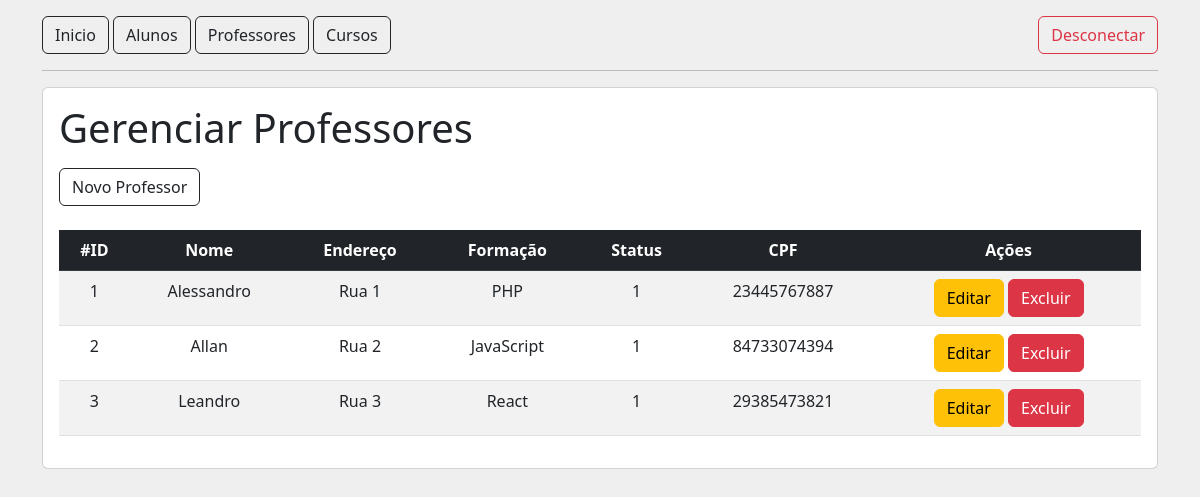
The page /professores/listar on the database as committed earlier.
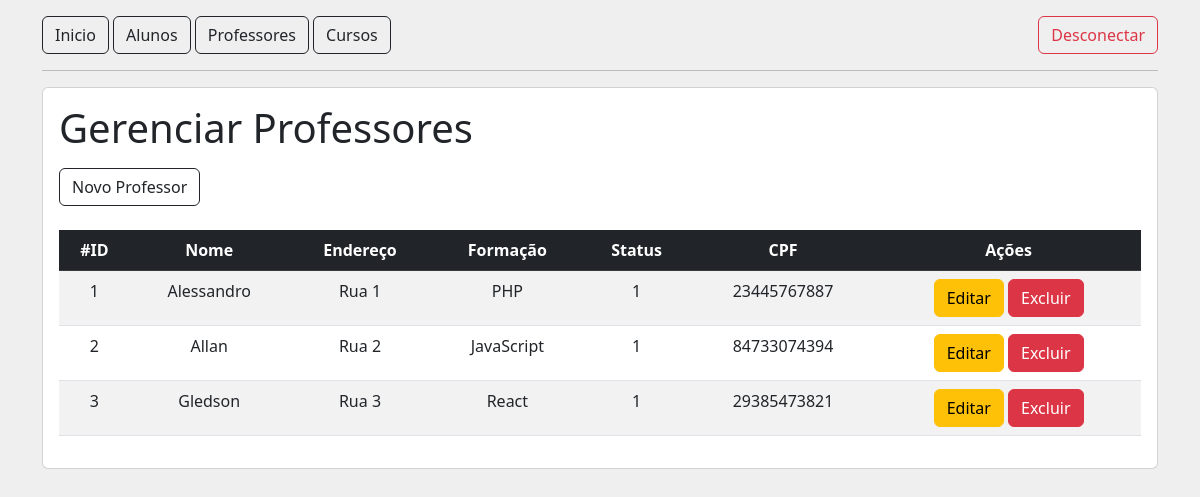
The same page on the database as committed later.
### tables this page shows
CREATE TABLE tb_professores (
    id INT PRIMARY KEY AUTO_INCREMENT,
    nome VARCHAR(45) NOT NULL,
    endereco VARCHAR(45) UNIQUE NULL,
    formacao VARCHAR(45) UNIQUE NULL,
    status TINYINT NOT NULL,
    cpf CHAR(11)
);

### src/Controller/AbstractController.php (called while the page is built, shortened)
<?php
abstract class AbstractController
{
    public function render(string $view, array $dados = []): void
    {
        extract($dados);
        include_once '../views/template/header.phtml';
        include_once '../views/template/menu.phtml';
        include_once "../views/{$view}.phtml";
    }
}

### src/Controller/ProfessorController.php (called while the page is built, shortened)
<?php
class ProfessorController extends AbstractController
{
    public function listar(): void
    {
        $repository = new ProfessorRepository();
        $professores = $repository->buscarTodos();
        $this->render('professor/listar', [
            'professores' => $professores,
        ]);
    }
}

### public/index.php (called while the page is built, shortened)
<?php
$rotas = require '../config/routes.php';
$url = $_SERVER['REQUEST_URI'];
$rota = explode('?', $url)[0];
$method = $rotas[$rota]['method'];
(new $controller)->$method();

### src/Connection/DataBaseConnection.php (called while the page is built, shortened)
<?php
class DataBaseConnection
{
    public static function abrirConexao(): PDO
    {
        return new PDO("mysql:host=localhost;dbname=" . DB_NAME, DB_USER, DB_PASSWORD);
    }
}

### src/Repository/ProfessorRepository.php (called while the page is built, shortened)
<?php
class ProfessorRepository implements RepositoryInterface
{
    public PDO $pdo;
    public function __construct()
    {
        $this->pdo = DataBaseConnection::abrirConexao();
    }
    public function buscarTodos(): iterable
    {
        $sql = 'SELECT *FROM ' .  self::TABLE;
        $query = $this->pdo->query($sql);
        $query->execute();
        return $query->fetchAll(PDO::FETCH_CLASS, Professor::class);
    }
}

### views/professor/listar.phtml (the view)
<section class="mt-3 card card-body">
    <h1 class="">Gerenciar Professores</h1>
    <div class="mt-2">
        <a href="/professores/novo" class="btn btn-outline-dark">Novo Professor</a>
    </div>
    <table class="table table-striped table-hover mt-4 text-center">
        <thead class="table-dark">
            <tr>
                <th>#ID</th>
                <th>Nome</th>
                <th>Endereço</th>
                <th>Formação</th>
                <th>Status</th>
                <th>CPF</th>
                <th>Ações</th>
            </tr>
        </thead>
        <tbody>
            <?php
            foreach ($professores as $professor) {
                echo "
                    <tr>
                        <td>{$professor->id}</td>
                        <td>{$professor->nome}</td>
                        <td>{$professor->endereco}</td>
                        <td>{$professor->formacao}</td>
                        <td>{$professor->status}</td>
                        <td>{$professor->cpf}</td>
                        <td>
                            <a href='/professores/editar?id={$professor->id}' class='btn btn-warning'>Editar</a>
                            <a href='/professores/excluir?id={$professor->id}' class='btn btn-danger'>Excluir</a>
                        </td>
                    </tr>
                ";
            }
            ?>
        </tbody>
    </table>
</section>

### views/template/header.phtml (shortened to what this page needs)
<!DOCTYPE html>
<html lang="en">
<head>
    <link href="https://cdn.jsdelivr.net/npm/bootstrap@5.2.3/dist/css/bootstrap.min.css" rel="stylesheet">
</head>
<body class="container" style="background-color: #EFEFEF;">
</body>
</html>

### views/template/menu.phtml
<nav class="mt-3 d-flex justify-content-between">
    <div class="text-center">
        <a href="/" class="btn btn-outline-dark">Inicio</a>
        <a href="/alunos/listar" class="btn btn-outline-dark">Alunos</a>
        <a href="/professores/listar" class="btn btn-outline-dark">Professores</a>
        <a href="/cursos/listar" class="btn btn-outline-dark">Cursos</a>
    </div>
    <div class="text-end">
        <a href="/logout" class="btn btn-outline-danger">Desconectar</a>
    </div>
</nav>
<hr>

Rows that differ between the two databases and show on the page:
changed tb_professores "Rua 3": nome "Leandro" → "Gledson"
